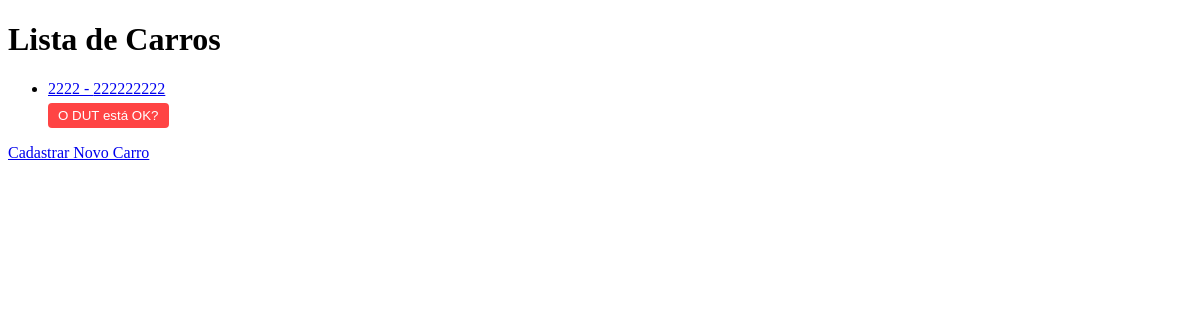
Before: / with the older database file.
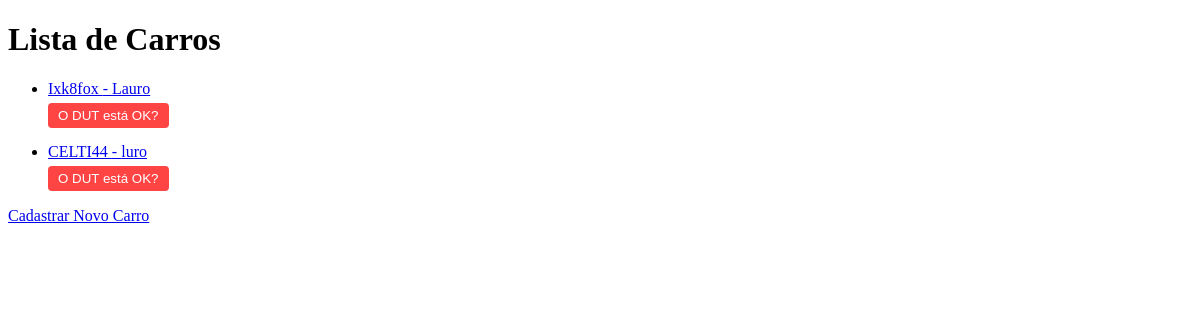
After: the same page with the newer database file.
### tables this page shows
CREATE TABLE carros (
                    placa TEXT PRIMARY KEY,
                    renavan TEXT,
                    cor TEXT,
                    valor_fip REAL,
                    valor_compra REAL,
                    despesas REAL,
                    local_compra TEXT,
                    vendedor TEXT,
                    telefone_vendedor TEXT,
                    venda TEXT,
                    comprador TEXT,
                    valor_venda REAL,
                    tipo_venda TEXT,
                    cliente_nome TEXT,
                    cliente_cpf TEXT,
                    cliente_endereco TEXT,
                    dut_ok BOOLEAN DEFAULT 0
                );

### main.py (the view)
@app.route("/")
def index():
    conn = criar_conexao()
    cursor = conn.cursor()
    cursor.execute('SELECT * FROM carros')
    carros_db = cursor.fetchall()
    conn.close()
    carros = []
    for carro in carros_db:
        carros.append({
            'placa': carro[0],
            'renavan': carro[1],
            'cor': carro[2],
            'valor_fip': carro[3],
            'valor_compra': carro[4],
            'despesas': carro[5],
            'local_compra': carro[6],
            'vendedor': carro[7],
            'telefone_vendedor': carro[8],
            'venda': carro[9],
            'comprador': carro[10],
            'valor_venda': carro[11],
            'tipo_venda': carro[12],
            'cliente_nome': carro[13],
            'cliente_cpf': carro[14],
            'cliente_endereco': carro[15],
            'dut_ok': bool(carro[16])
        })
    return render_template("index.html", carros=carros)

### main.py (called while the page is built)
def criar_conexao():
    try:
        conn = sqlite3.connect('carros.db')
        return conn
    except Error as e:
        print(e)
    return None

### templates/index.html (shortened to what this page needs)
<!DOCTYPE html>
<html lang="en">
<head>
</head>
<body>
    <h1>Lista de Carros</h1>
    <ul>
        {% for carro in carros %}
            <li>
                <a href="{{ url_for('detalhes_carro', placa=carro['placa']) }}">
                    {{ carro['placa'] }} - {{ carro['comprador'] }}
                </a>
                <br>
                <button
                    onclick="toggleDut('{{ carro['placa'] }}')"
                    class="dut-button {{ 'dut-ok' if carro.get('dut_ok') else 'dut-pending' }}"
                    id="dut-{{ carro['placa'] }}"
                >
                    O DUT está OK?
                </button>
            </li>
        {% endfor %}
    </ul>
    <a href="{{ url_for('cadastrar') }}">Cadastrar Novo Carro</a>
</body>
</html>

### templates/index.html (style rules this page uses)
.dut-button { padding: 5px 10px; border: none; border-radius: 4px; cursor: pointer; margin-top: 5px; }
.dut-pending { background-color: #ff4444; color: white; }
li { margin-bottom: 15px; }

Changed rows visible on the page:
removed carros: placa "2222", comprador "222222222"
added carros: placa "Ixk8fox", comprador "Lauro"
added carros: placa "CELTI44", comprador "luro"
